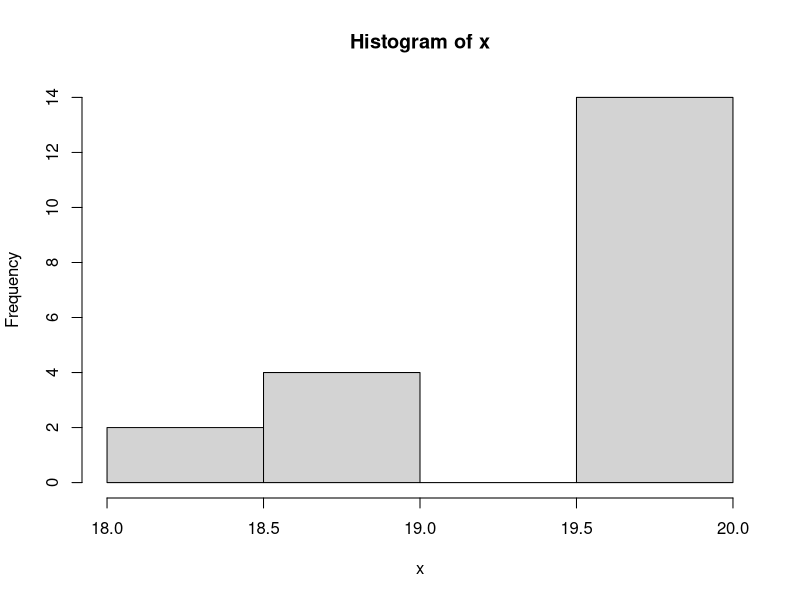
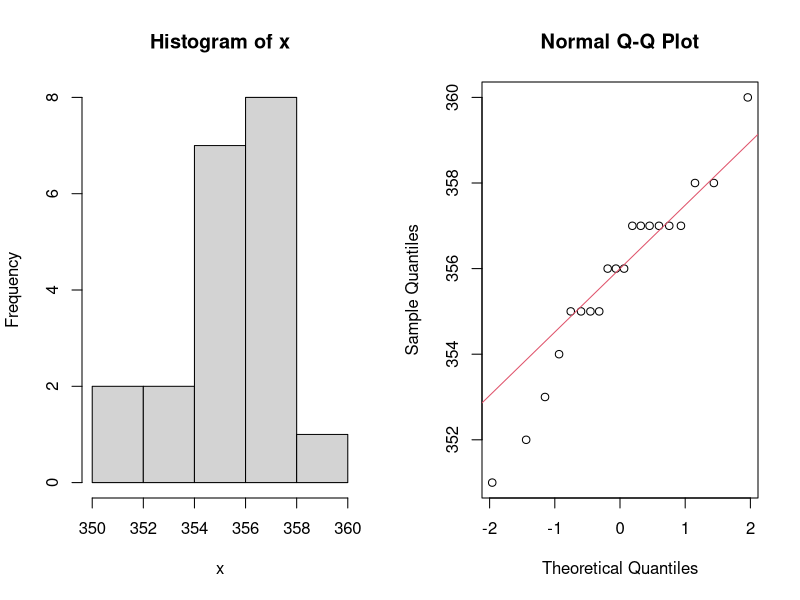
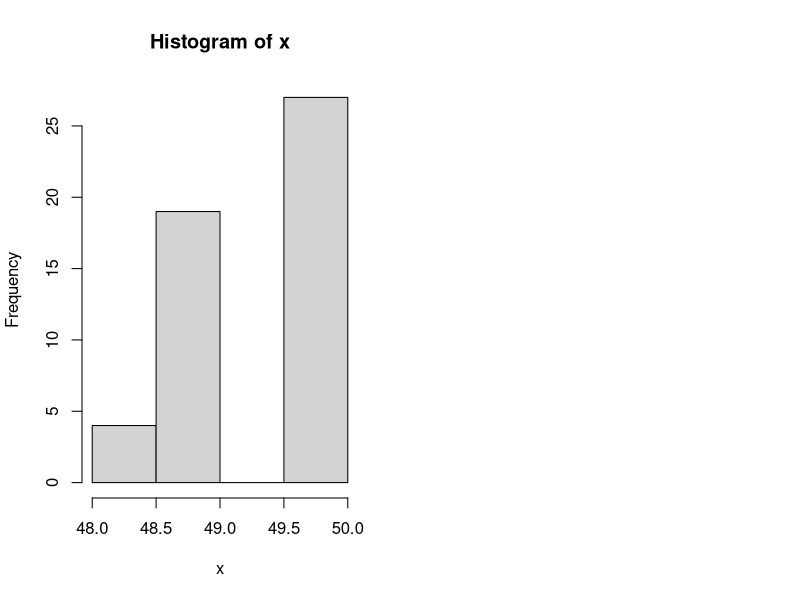
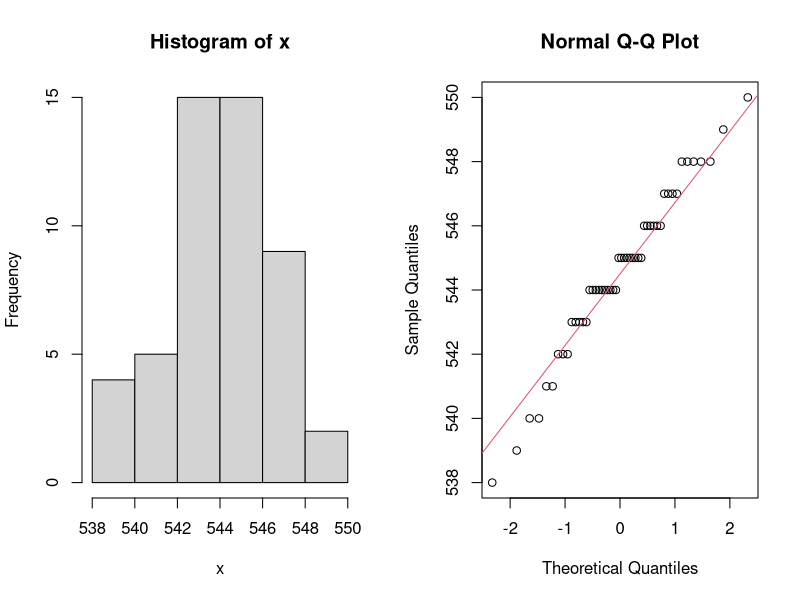
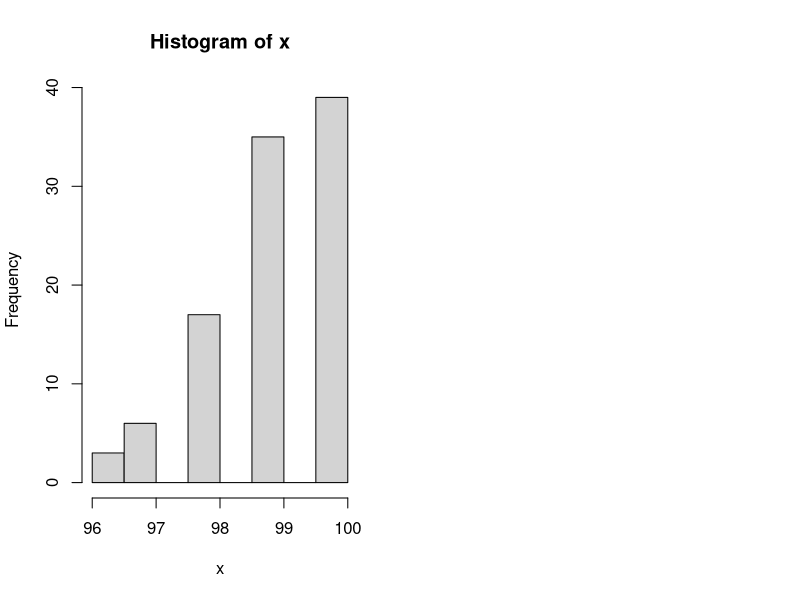
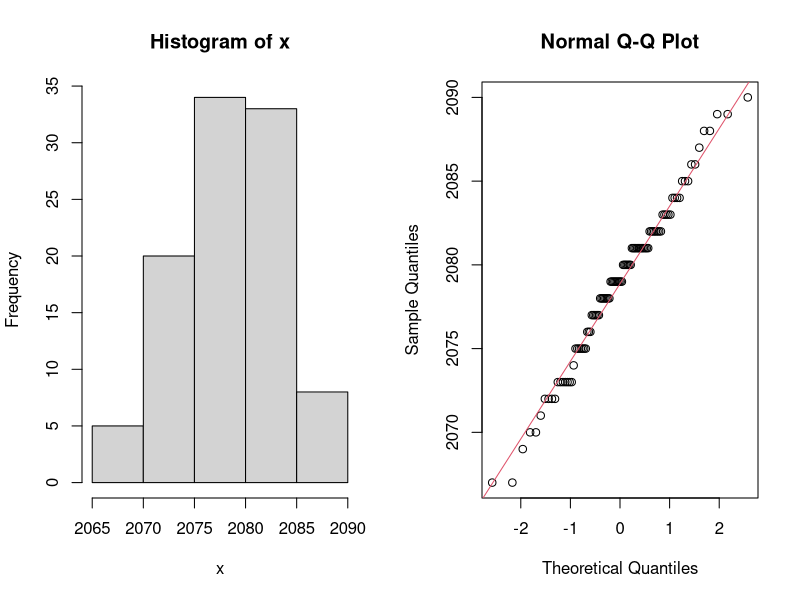
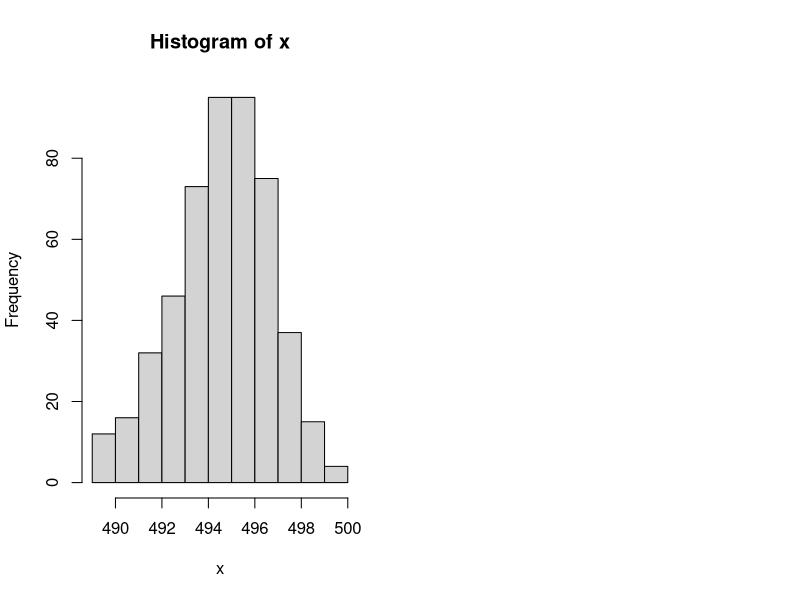
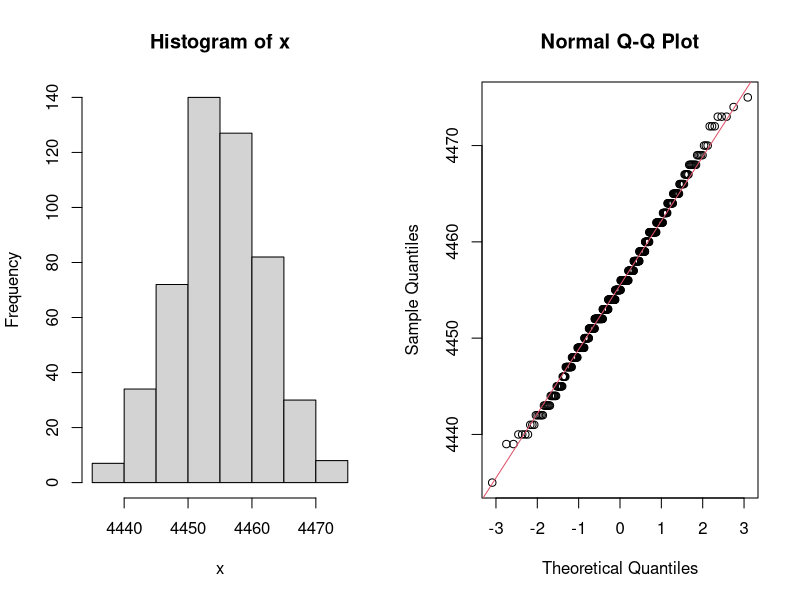

Reproduce these figures in R, in order.
## ---- chunk 1
knitr::opts_chunk$set(echo = TRUE)
## ---- chunk 2
bin_test <- function(num){
  x = rbinom(num, n = num, prob = 0.99)
  
  t=0
  hist(x)
  
  while (t<0.2){
    x = x + rbinom(num, n = num, prob = 0.99)
    k = shapiro.test(x)
    t = k$p.value #to store the p values from the test summary
  }
  par (mfrow=c(1,2))
  hist(x)  
  print(qqnorm(x))  
  qqline(x, col = 2)  
}
## ---- chunk 3
bin_test(20)
## ---- chunk 4
bin_test(50)
## ---- chunk 5
bin_test(100)
## ---- chunk 6
bin_test(500)

bin_test(1000)
## ---- chunk 7
vec_xbar <- NULL
vec_yn <- NULL

delta <- function(n){
  for (i in 1:n){
    x = runif(1000)
    xbar = mean(x)
    vec_xbar = c(vec_xbar, xbar)
    
    yn = 1/xbar
    vec_yn = c(vec_yn, yn)
    
    plot(xbar, yn)
  }
  final = as.data.frame(matrix(c(vec_xbar, vec_yn), nrow = 2, byrow = TRUE))
  return(final)
}

## ---- chunk 8
TvN <- function(n, df){
  t = dt(0:n, df)
  N = dnorm(0:n, mean = 0 , sd =1)
  plot(0:n, t, col = "red")
  lines(0:n, N, col = "blue")
}
## ---- chunk 9
TvN(50, 5)
## ---- chunk 10
TvN(100, 5)
## ---- chunk 11
x <- read.table("productsales.dat")
x <- unlist(x)
x <-as.numeric(x)

x_len <- length(x)

size <- 500

sample1 <- sample(x, x_len*size, replace = TRUE)
matrixform <- matrix(sample1, size, x_len)

mean_matrix <- apply(matrixform, 1, mean)
Mean <- mean(mean_matrix)
Mean

median_matrix <- apply(matrixform, 1, median)
Median <- median(median_matrix)
Median

sd_matrix <- apply(matrixform, 1, sd)
SD <- sd(sd_matrix)
SD
